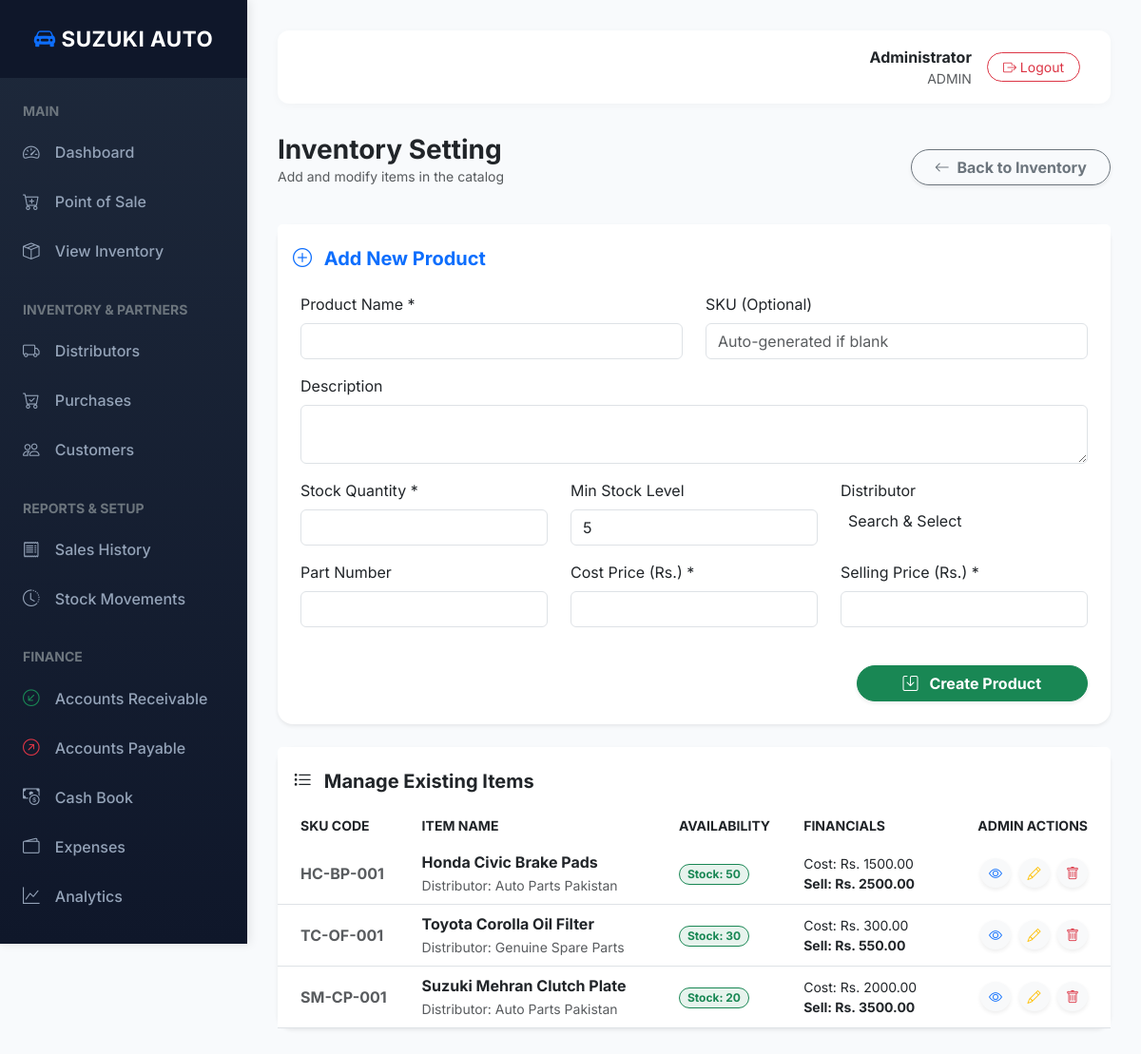
Screenshot of /products/admin (signed in) with the database file from the repository.
### models.py (models this page shows, shortened)
class User(db.Model, UserMixin):
    id = db.Column(db.Integer, primary_key=True)
    username = db.Column(db.String(150), unique=True, nullable=False)
    password_hash = db.Column(db.String(200), nullable=False)
    role = db.Column(db.String(20), nullable=False)  # staff / admin
    full_name = db.Column(db.String(200))
    phone = db.Column(db.String(20))
    created_orders = db.relationship('Order', foreign_keys='Order.created_by', back_populates='creator', lazy=True)
    approved_orders = db.relationship('Order', foreign_keys='Order.approved_by', back_populates='approver', lazy=True)
    created_purchases = db.relationship('PurchaseOrder', foreign_keys='PurchaseOrder.created_by', back_populates='creator', lazy=True)

class Product(db.Model):
    id = db.Column(db.Integer, primary_key=True)
    name = db.Column(db.String(200), nullable=False)
    description = db.Column(db.Text)
    sku = db.Column(db.String(50), unique=True)
    stock_quantity = db.Column(db.Integer, default=0)
    cost_price = db.Column(db.Numeric(12, 2))
    selling_price = db.Column(db.Numeric(12, 2))
    distributor_id = db.Column(db.Integer, db.ForeignKey('distributor.id'), nullable=True)
    vehicle_type = db.Column(db.String(100))  # e.g., Car, Motorcycle, Truck
    vehicle_model = db.Column(db.String(100))  # e.g., Civic 2019, Mehran
    part_number = db.Column(db.String(100))  # Original part number
    min_stock_level = db.Column(db.Integer, default=5)
    is_active = db.Column(db.Boolean, default=True)
    created_at = db.Column(db.DateTime, default=datetime.utcnow)
    distributor = db.relationship('Distributor', back_populates='products')
    order_items = db.relationship('OrderItem', back_populates='product', lazy=True)
    purchase_items = db.relationship('PurchaseOrderItem', back_populates='product', lazy=True)
    stock_movements = db.relationship('StockMovement', back_populates='product', lazy=True)

class Distributor(db.Model):
    id = db.Column(db.Integer, primary_key=True)
    name = db.Column(db.String(200), nullable=False)
    contact_person = db.Column(db.String(200))
    phone = db.Column(db.String(20))
    email = db.Column(db.String(200))
    address = db.Column(db.Text)
    payment_terms = db.Column(db.Integer, default=30)  # Days
    created_at = db.Column(db.DateTime, default=datetime.utcnow)
    products = db.relationship('Product', back_populates='distributor', lazy=True)
    purchase_orders = db.relationship('PurchaseOrder', back_populates='distributor', lazy=True)
    transactions = db.relationship('SupplierTransaction', back_populates='distributor', lazy=True)

### routes/products.py (the view, shortened to what this page needs)
@products_bp.route('/admin', methods=['GET', 'POST'])
@login_required
@role_required('admin')
def manage_products():
    products = ProductController.get_all_products()
    distributors = ProductController.get_all_distributors()
    return render_template('manage_products.html', products=products, distributors=distributors)

### app.py (called while the page is built)
def create_app():
    app = Flask(__name__)
    app.config['SECRET_KEY'] = 'secret-key-change-in-production'
    app.config['SQLALCHEMY_DATABASE_URI'] = 'sqlite:///pos.db'
    app.config['SQLALCHEMY_TRACK_MODIFICATIONS'] = False
    db.init_app(app)
    login_manager.init_app(app)
    @login_manager.user_loader
    def load_user(user_id):
        return db.session.get(User, int(user_id))
    register_blueprints(app)
    return app

### controllers/product_controller.py (called while the page is built)
    @staticmethod
    def get_all_products():
        return Product.query.filter_by(is_active=True).all()

    @staticmethod
    def get_all_distributors():
        return Distributor.query.all()

### utils.py (called while the page is built)
def role_required(role):
    def wrapper(f):
        @wraps(f)
        def decorated(*args, **kwargs):
            if not current_user.is_authenticated or getattr(current_user, 'role', None) != role:
                abort(403)
            return f(*args, **kwargs)
        return decorated
    return wrapper

### templates/manage_products.html (shortened to what this page needs)
{% extends "base.html" %} {% block content %}
<div class="d-flex justify-content-between align-items-center mb-4">
  <div>
    <h3 class="fw-bold mb-0">Inventory Setting</h3>
    <p class="text-muted small">Add and modify items in the catalog</p>
  </div>
  <a href="{{ url_for('products.products') }}" class="btn btn-outline-secondary rounded-pill px-4 fw-bold shadow-sm">
    <i class="bi bi-arrow-left me-1"></i> Back to Inventory
  </a>
</div>
<div class="card border-0 shadow-sm rounded-4 mb-4">
  <div class="card-header bg-white border-bottom-0 pt-4 pb-0">
    <h5 class="fw-bold text-primary mb-0"><i class="bi bi-plus-circle me-2"></i> Add New Product</h5>
  </div>
  <div class="card-body p-4">
    <form method="POST">
      <div class="row">
        <div class="col-md-6 mb-3">
          <label class="form-label">Product Name *</label>
          <input name="name" class="form-control" required />
        </div>
        <div class="col-md-6 mb-3">
          <label class="form-label">SKU (Optional)</label>
          <input
            name="sku"
            class="form-control"
            placeholder="Auto-generated if blank"
          />
        </div>
      </div>
      <div class="row">
        <div class="col-md-12 mb-3">
          <label class="form-label">Description</label>
          <textarea name="description" class="form-control" rows="2"></textarea>
        </div>
      </div>
      <div class="row">
        <div class="col-md-4 mb-3">
          <label class="form-label">Stock Quantity *</label>
          <input
            name="stock"
            type="number"
            min="0"
            class="form-control"
            required
          />
        </div>
        <div class="col-md-4 mb-3">
          <label class="form-label">Min Stock Level</label>
          <input
            name="min_stock"
            type="number"
            min="0"
            class="form-control"
            value="5"
          />
        </div>
        <div class="col-md-4 mb-3">
          <label class="form-label">Distributor</label>
        </div>
      </div>
      <div class="row">
        <div class="col-md-4 mb-3">
          <label class="form-label">Part Number</label>
          <input name="part_number" class="form-control" />
        </div>
        <div class="col-md-4 mb-3">
          <label class="form-label">Cost Price (Rs.) *</label>
          <input
            name="cost"
            type="number"
            step="0.01"
            min="0"
            class="form-control"
            required
          />
        </div>
        <div class="col-md-4 mb-3">
          <label class="form-label">Selling Price (Rs.) *</label>
          <input
            name="sell"
            type="number"
            step="0.01"
            min="0"
            class="form-control"
            required
          />
        </div>
      </div>
      <div class="text-end mt-4">
        <button class="btn btn-success rounded-pill px-5 fw-bold shadow-sm">
          <i class="bi bi-save me-2"></i> Create Product
        </button>
      </div>
    </form>
  </div>
</div>
<div class="card border-0 shadow-sm rounded-4">
  <div class="card-header bg-white border-bottom-0 pt-4 pb-0">
    <h5 class="fw-bold mb-0"><i class="bi bi-list-task me-2"></i> Manage Existing Items</h5>
  </div>
  <div class="card-body p-0 mt-3">
    <div class="table-responsive">
      <table class="table table-hover align-middle mb-0">
        <thead class="bg-light text-muted small text-uppercase tracking-wider">
          <tr>
            <th class="ps-4 border-0">SKU Code</th>
            <th class="border-0">Item Name</th>
            <th class="border-0">Availability</th>
            <th class="border-0">Financials</th>
            <th class="pe-4 text-end border-0">Admin Actions</th>
          </tr>
        </thead>
        <tbody class="border-top-0">
          {% for p in products %}
          <tr>
            <td class="fw-bold text-muted ps-4">{{ p.sku or p.id }}</td>
            <td>
              <div class="fw-bold text-dark">{{ p.name }}</div>
              <small class="text-muted">Distributor: {{ p.distributor.name if p.distributor else 'N/A' }}</small>
            </td>
            <td>
              {% if p.stock_quantity <= p.min_stock_level %}
              <span class="badge bg-danger bg-opacity-10 text-danger border border-danger rounded-pill px-2">Stock: {{ p.stock_quantity }}</span>
              {% else %}
              <span class="badge bg-success bg-opacity-10 text-success border border-success rounded-pill px-2">Stock: {{ p.stock_quantity }}</span>
              {% endif %}
            </td>
            <td>
              <div class="small">Cost: Rs. {{ "%.2f"|format(p.cost_price) }}</div>
              <div class="small fw-bold">Sell: Rs. {{ "%.2f"|format(p.selling_price) }}</div>
            </td>
            <td class="pe-4 text-end">
              <a
                href="{{ url_for('products.product_detail', id=p.id) }}"
                class="btn btn-light btn-sm rounded-circle shadow-sm"
                title="View Details"
              >
                <i class="bi bi-eye text-primary"></i>
              </a>
              <a
                href="{{ url_for('products.edit_product', id=p.id) }}"
                class="btn btn-light btn-sm rounded-circle shadow-sm ms-1"
                title="Edit Product"
              >
                <i class="bi bi-pencil text-warning"></i>
              </a>
              <a
                href="{{ url_for('products.delete_product', id=p.id) }}"
                class="btn btn-light btn-sm rounded-circle shadow-sm ms-1"
                title="Delete Product"
                onclick="return confirm('WARNING: Are you sure you want to delete this product?');"
              >
                <i class="bi bi-trash text-danger"></i>
              </a>
            </td>
          </tr>
          {% endfor %}
        </tbody>
      </table>
    </div>
  </div>
</div>
<link href="https://cdn.jsdelivr.net/npm/select2@4.1.0-rc.0/dist/css/select2.min.css" rel="stylesheet" />
<link href="https://cdn.jsdelivr.net/npm/select2-bootstrap-5-theme@1.3.0/dist/select2-bootstrap-5-theme.min.css" rel="stylesheet" />
{% endblock %}

### templates/base.html (shortened to what this page needs)
<!doctype html>
<html lang="en">
  <head>
    <link href="https://cdn.jsdelivr.net/npm/bootstrap@5.3.0/dist/css/bootstrap.min.css" rel="stylesheet" />
    <link href="https://cdn.jsdelivr.net/npm/bootstrap-icons@1.11.0/font/bootstrap-icons.css" rel="stylesheet" />
  </head>
  <body>
    {% if current_user.is_authenticated %}
    <div class="d-flex flex-column flex-lg-row">
      <nav class="sidebar flex-shrink-0">
        <a href="{{ url_for('main.dashboard') }}" class="brand">
          <i class="bi bi-car-front-fill text-primary"></i> SUZUKI AUTO
        </a>
        <div class="sidebar-nav">
          <div class="px-4 mb-2 text-uppercase text-secondary small fw-bold tracking-wider">Main</div>
          <a href="{{ url_for('main.dashboard') }}"><i class="bi bi-speedometer2"></i> Dashboard</a>
          <a href="{{ url_for('sales.create_order') }}"><i class="bi bi-cart-plus"></i> Point of Sale</a>
          <a href="{{ url_for('products.products') }}"><i class="bi bi-box-seam"></i> View Inventory</a>
          {% if current_user.role == 'admin' %}
          <div class="px-4 mt-4 mb-2 text-uppercase text-secondary small fw-bold tracking-wider">Inventory & Partners</div>
          <a href="{{ url_for('distributors.list_distributors') }}"><i class="bi bi-truck"></i> Distributors</a>
          <a href="{{ url_for('purchases.purchase_orders') }}"><i class="bi bi-cart-check"></i> Purchases</a>
          <a href="{{ url_for('customers.index') }}"><i class="bi bi-people"></i> Customers</a>
          <div class="px-4 mt-4 mb-2 text-uppercase text-secondary small fw-bold tracking-wider">Reports & Setup</div>
          <a href="{{ url_for('sales.sales_history') }}"><i class="bi bi-receipt"></i> Sales History</a>
          <a href="{{ url_for('analytics.stock_movements') }}"><i class="bi bi-clock-history"></i> Stock Movements</a>
          <div class="px-4 mt-4 mb-2 text-uppercase text-secondary small fw-bold tracking-wider">Finance</div>
          <a href="{{ url_for('analytics.receivables') }}"><i class="bi bi-arrow-down-left-circle text-success"></i> Accounts Receivable</a>
          <a href="{{ url_for('analytics.payables') }}"><i class="bi bi-arrow-up-right-circle text-danger"></i> Accounts Payable</a>
          <a href="{{ url_for('analytics.cashbook') }}"><i class="bi bi-cash-coin"></i> Cash Book</a>
          <a href="{{ url_for('expenses.list_expenses') }}"><i class="bi bi-wallet2"></i> Expenses</a>
          <a href="{{ url_for('analytics.dashboard') }}"><i class="bi bi-graph-up"></i> Analytics</a>
          {% endif %}
        </div>
      </nav>
      <div class="main-content flex-grow-1">
        <div class="topbar">
          <div class="d-flex align-items-center">
            <div class="me-3 text-end d-none d-sm-block">
              <div class="fw-bold text-dark">{{ current_user.full_name or current_user.username }}</div>
              <div class="small text-muted text-uppercase tracking-wider">{{ current_user.role }}</div>
            </div>
            <a href="{{ url_for('auth.logout') }}" class="btn btn-outline-danger btn-sm rounded-pill px-3">
              <i class="bi bi-box-arrow-right"></i> Logout
            </a>
          </div>
        </div>
        {% block content %}{% endblock %}
      </div>
    </div>
    {% endif %}
  </body>
</html>

### templates/base.html (style rules this page uses)
body { min-height: 100vh; background-color: #f8fafc; font-family: 'Inter', system-ui, -apple-system, sans-serif; }
.sidebar { width: 260px; background: linear-gradient(180deg, #1e293b 0%, #0f172a 100%); color: white; min-height: 100vh; position: fixed; box-shadow: 2px 0 10px rgba(0,0,0,0.1); z-index: 1000; overflow-y: auto; }
.sidebar .brand { padding: 1.5rem 1rem; background: #0f172a; font-size: 1.4rem; font-weight: 700; text-align: center; text-decoration: none; color: white; display: block; letter-spacing: 0.5px; }
.sidebar-nav { padding: 1.5rem 0; }
.sidebar-nav a { padding: 0.8rem 1.5rem; color: #94a3b8; text-decoration: none; display: block; transition: all 0.2s ease; font-weight: 500; }
.sidebar-nav a i { margin-right: 12px; font-size: 1.1em; width: 20px; text-align: center; }
.main-content { margin-left: 260px; padding: 2rem; width: calc(100% - 260px); }
.topbar { background: white; padding: 1rem 2rem; box-shadow: 0 2px 10px rgba(0,0,0,0.03); margin-bottom: 2rem; border-radius: 12px; display: flex; justify-content: space-between; align-items: center; }
.card { border: none; border-radius: 12px; box-shadow: 0 4px 6px -1px rgba(0,0,0,0.05), 0 2px 4px -1px rgba(0,0,0,0.03); transition: transform 0.2s ease-in-out, box-shadow 0.2s ease-in-out; }
.btn { transition: all 0.2s cubic-bezier(0.4, 0, 0.2, 1); }

### rows the page displays
User: full_name "Administrator", role "ADMIN"
Product: sku "HC-BP-001", name "Honda Civic Brake Pads", distributor "Auto Parts Pakistan", stock_quantity "50", cost_price "1500.00", selling_price "2500.00"
Product: sku "TC-OF-001", name "Toyota Corolla Oil Filter", distributor "Genuine Spare Parts", stock_quantity "30", cost_price "300.00", selling_price "550.00"
Product: sku "SM-CP-001", name "Suzuki Mehran Clutch Plate", distributor "Auto Parts Pakistan", stock_quantity "20", cost_price "2000.00", selling_price "3500.00"
